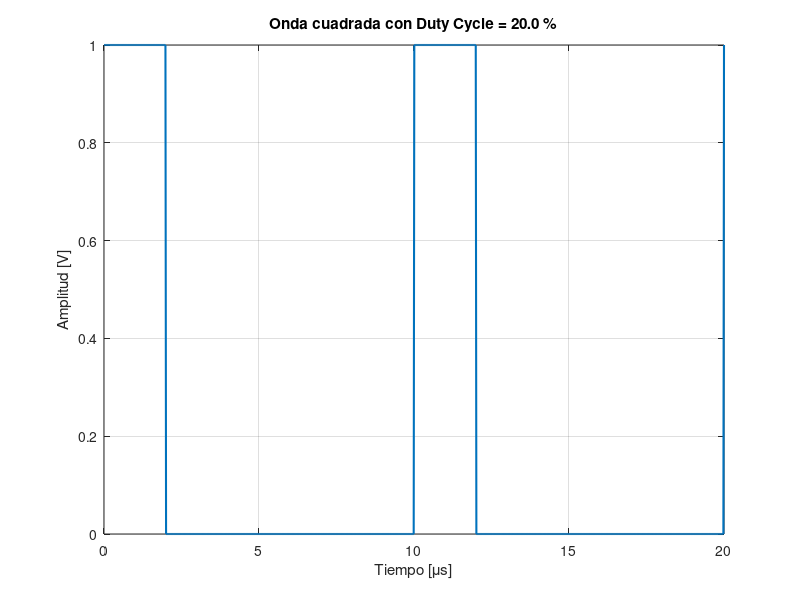
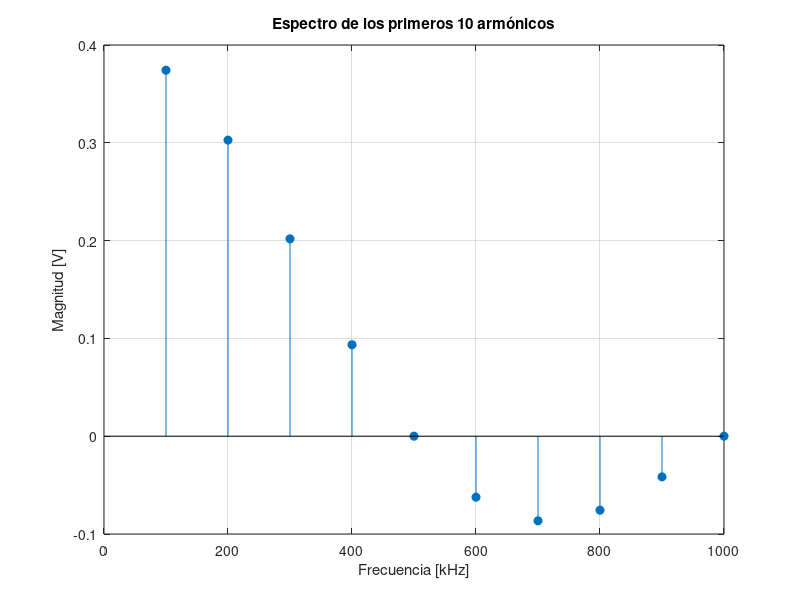

Write the MATLAB code that produced these figures, in order.
%PUNTO3B
clc; clear; close all;

%% Parámetros de la señal
T = 10e-6;        % Periodo (10 us)
tau = 2e-6;       % Ancho de pulso (2 us)
V = 1;            % Amplitud del pulso
N = 10;           % Número de armónicos a calcular

%% Cálculo del ciclo útil
D = tau / T;      % Duty Cycle
fprintf('Duty Cycle = %.2f %%\n', D*100);

%% Frecuencia fundamental
f0 = 1/T;

%% Coeficientes de Fourier (Magnitud de armónicos)
n = 1:N;
Vn = (2*V*tau/T) .* (sin(n*pi*tau/T) ./ (n*pi*tau/T));

%% Mostrar resultados
fprintf('\nFrecuencias y Amplitudes de los primeros 10 armónicos:\n');
for k = 1:N
    fprintf('n=%d -> f=%.2f kHz, Vn=%.3f V\n', ...
        k, (k*f0)/1e3, Vn(k));
end
%% Graficar señal en el tiempo
t = linspace(0, 2*T, 1000);
x = square(2*pi*f0*t, D*100); % Onda cuadrada con duty cycle
x(x<0) = 0; % Ajustar para que sea de 0 a V
x = V*x;

figure;
plot(t*1e6, x, 'LineWidth', 1.5);
xlabel('Tiempo [\mus]');
ylabel('Amplitud [V]');
title(sprintf('Onda cuadrada con Duty Cycle = %.1f %%', D*100));
grid on;

%% Graficar espectro de armónicos
figure;
stem(n*f0/1e3, Vn, 'filled');
xlabel('Frecuencia [kHz]');
ylabel('Magnitud [V]');
title('Espectro de los primeros 10 armónicos');
grid on;